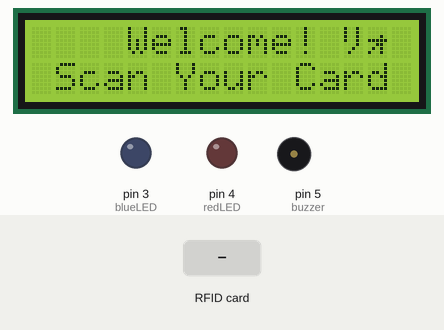
The sketch below on a simulated Arduino Uno, built with avr-gcc and run on an emulated ATmega328P. Shown: 16×2 character LCD, output pins drawn as LEDs (lit = HIGH), buzzer (waves = sounding, pin HIGH). Inputs (shaded band) come from the test bench. Pins used as bus, display or sensor lines are not drawn; what the sketch prints to the serial monitor is not drawn.

Above: at 1.3 s.
1.4 s: RFID card 5E 7A 19 C4 held to the reader
At 2.8 s:
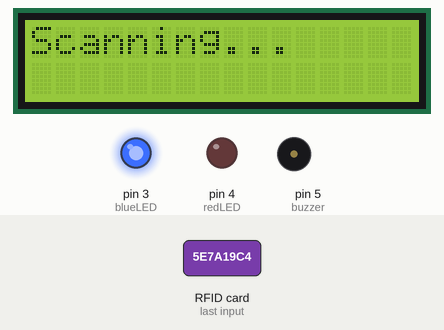
At 4.7 s:
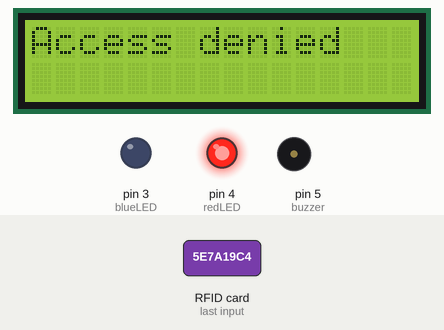
Timing chart, 0 to 10.2 s (numbered marks = the images above; inputs shaded):
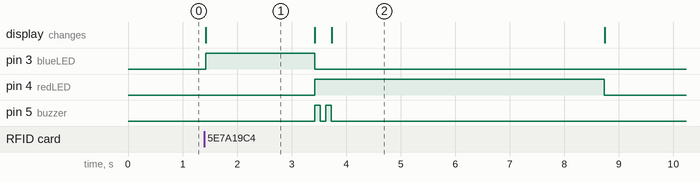

Measured:
- after the input at 1.4 s, pin 3 (blueLED): LOW → HIGH at once, → LOW 2.0 s later; pin 4 (redLED): LOW → HIGH after 2.0 s, → LOW 5.3 s later; pin 5 (buzzer): alternates HIGH for 0.10 s and LOW for 0.10 s, 4 changes in all, then stays LOW, starting after 2.0 s; the display: changes at once (image 1)
- what the display in image 1 shows lasts 2.0 s, from 1.4 s to 3.4 s

The sketch:

Project1_CardScanner.ino
```cpp
#include <LiquidCrystal.h>
#include <SPI.h>
#include <MFRC522.h>
    // Reset pin for the RFID reader module
#define SS_PIN 2   // Slave Select pin for the RFID reader module
LiquidCrystal lcd(7,8,9,10,11,12);
MFRC522 rfid(SS_PIN);   // Create an instance of the MFRC522 RFID reader
int buzzer = 5;
int greenLED = 2;
int blueLED = 3;
int redLED = 4;

// Define the expected UID (change this to your desired UID)
byte expectedUID[] = {0x4F, 0x75, 0x48, 0x06};

void setup() {
  Serial.begin(9600);
  lcd.begin(16,2);
  lcd.print("    Welcome! ث");
  lcd.setCursor(0,1);
  lcd.print(" Scan Your Card");
  pinMode(buzzer,OUTPUT);
  pinMode(greenLED,OUTPUT);
  pinMode(blueLED,OUTPUT);
  pinMode(redLED,OUTPUT);
  digitalWrite(greenLED,LOW); // Initialize the serial communication

  SPI.begin();          // Initialize SPI bus
  rfid.PCD_Init();      // Initialize RFID reader module
  rfid.PCD_DumpVersionToSerial();  // Print the firmware version of the RFID reader
}

void loop() {
  digitalWrite(greenLED,LOW);
  // Check for an RFID card
  if (rfid.PICC_IsNewCardPresent() && rfid.PICC_ReadCardSerial()) {
    // Get the UID of the card
    byte currentUID[4];
    for (byte i = 0; i < 4; i++) {
      currentUID[i] = rfid.uid.uidByte[i];
    }

    // Compare the UID with the expected UID
    if (memcmp(currentUID, expectedUID, 4) == 0) {
      // UID matches, access granted
      lcd.clear();
      lcd.print("Scanning...");
      digitalWrite(blueLED,HIGH);
      delay(2000);
      lcd.clear();
      digitalWrite(blueLED,LOW);
        digitalWrite(buzzer,HIGH);
        digitalWrite(greenLED, HIGH);
      delay(200);
      digitalWrite(buzzer,LOW);
      lcd.clear();
      lcd.print("Access granted");
      delay(3500);
      lcd.clear();
      lcd.print("Welcome Joe");
      delay(1500);
      digitalWrite(greenLED, LOW);
      lcd.clear();
      lcd.print("    Welcome!");
      lcd.setCursor(0,1);
      lcd.print(" Scan Your Card");
      Serial.println("Access granted");

    } else {
      // UID does not match, access denied
      Serial.println("Access denied");
      lcd.clear();
      lcd.print("Scanning...");
      digitalWrite(blueLED,HIGH);
      delay(2000);
      lcd.clear();
      digitalWrite(blueLED,LOW);
        digitalWrite(buzzer,HIGH);
        digitalWrite(redLED,HIGH);
      delay(100);
      digitalWrite(buzzer,LOW);
      delay(100);
      digitalWrite(buzzer,HIGH);
      delay(100);
      digitalWrite(buzzer,LOW);
      lcd.clear();
      lcd.print("Access denied");
      delay(5000);
      digitalWrite(redLED,LOW);
      lcd.clear();
      lcd.print("    Welcome!");
      lcd.setCursor(0,1);
      lcd.print(" Scan Your Card");

    }

    rfid.PICC_HaltA();     // Halt PICC
    rfid.PCD_StopCrypto1(); // Stop encryption on PCD
  }
}
// good job. thats a project complete
```
